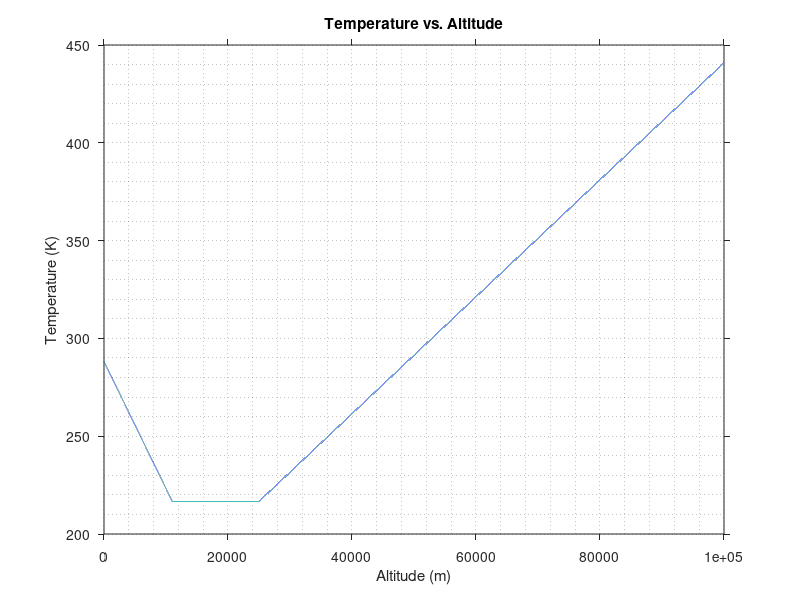
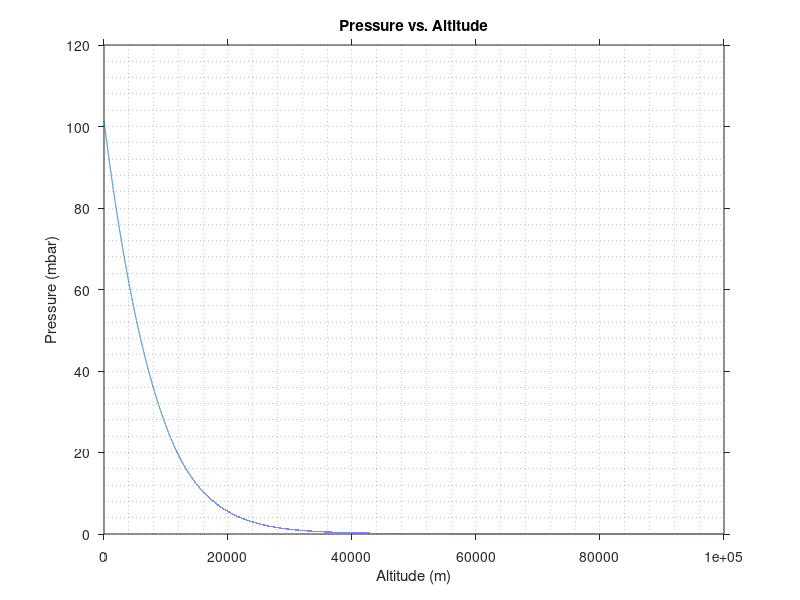
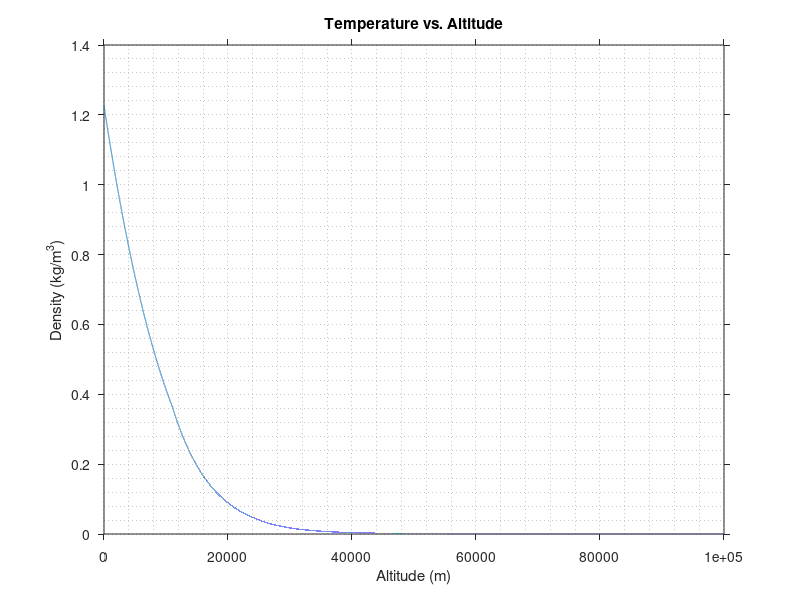

MATLAB code to generate these figures, in order:
% Written by Nadeem Gabbani - 28/06/2017

clear all; close all; clc;

T = []; % Set initial temperature to zero.
p = []; % Set initial pressure to zero.
k = 0; % Start at step zero.

for H = 0:100000
   k = k + 1;
  
if H < 11000
    T(k) = 273.1+(15.04-(0.00649*H));
    p(k) = 101.29*(((T(k))/288.08).^5.256);
    rho(k) = p(k)/(0.2869*(T(k)));  
    
elseif H < 25000 
    T(k) = 273.1-56.46;
    p(k) = 22.65*exp(1.73-0.000157*H);
    rho(k) = p(k)/(0.2869*(T(k)));  
    
else
    T(k) = 273.1-131.21+(0.00299*H);
    p(k) = 2.488*(((T(k))/216.6)^-11.388); 
    rho(k) = p(k)/(0.2869*(T(k)));
    
    end
end

H = 0:100000;

figure;
plot(H, T); 
title('Temperature vs. Altitude');
xlabel('Altitude (m)');
ylabel('Temperature (K)');
set(gca,'TickDir','out');
grid minor;
  
figure; 
plot(H, p);   
title('Pressure vs. Altitude');
xlabel('Altitude (m)');
ylabel('Pressure (mbar)');
set(gca,'TickDir','out');
grid minor;

figure; 
plot(H, rho); 
title('Temperature vs. Altitude');
xlabel('Altitude (m)');
ylabel('Density (kg/m^3)');
set(gca,'TickDir','out');
grid minor;



